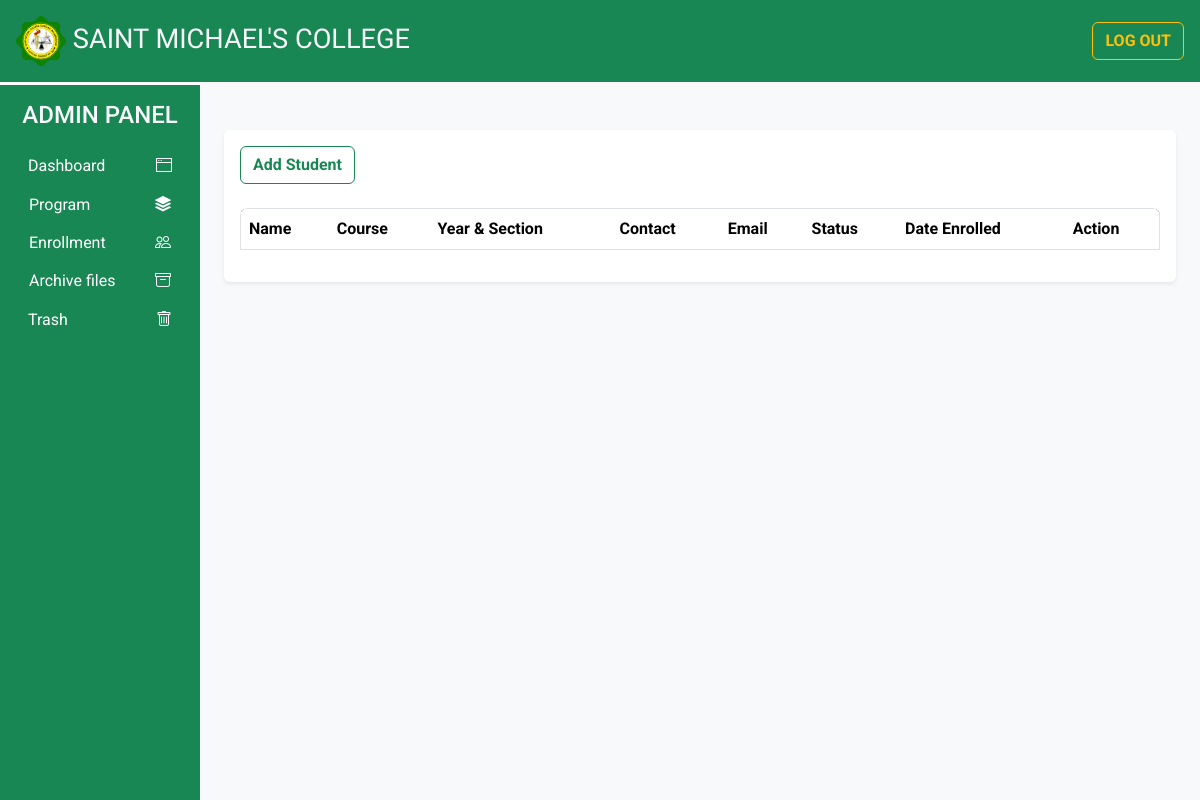
The app's page /add_student.php, older data.
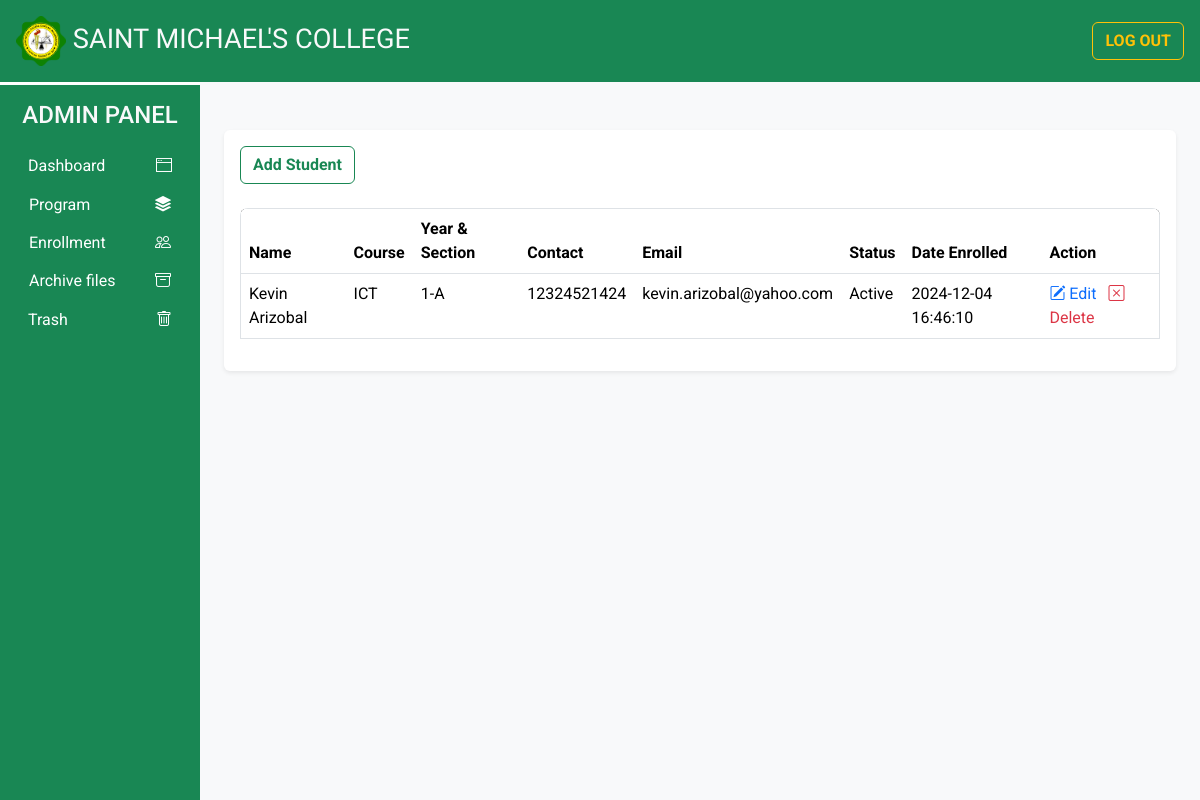
The same page, newer data.
### tables this page shows
CREATE TABLE `students` (
  `id` int(11) NOT NULL,
  `name` varchar(255) NOT NULL,
  `email` varchar(255) NOT NULL,
  `contact_number` varchar(20) NOT NULL,
  `profile_picture` varchar(255) NOT NULL,
  `attachment` varchar(255) NOT NULL,
  `course` varchar(100) NOT NULL,
  `section` varchar(50) NOT NULL,
  `gender` varchar(20) NOT NULL,
  `date_of_birth` date NOT NULL,
  `school_id` varchar(50) NOT NULL,
  `address` text NOT NULL,
  `mother_name` varchar(255) NOT NULL,
  `father_name` varchar(255) NOT NULL,
  `guardian_contact_number` varchar(20) NOT NULL,
  `guardian_address` text NOT NULL,
  `status` int(11) NOT NULL DEFAULT 0,
  `date_enrolled` timestamp NOT NULL DEFAULT current_timestamp()
);

### add_student.php (the view, shortened to what this page needs)
<!DOCTYPE html>
<html lang="en">
<head>
    <?php require('links/links.php');?>
      <link href="https://cdn.jsdelivr.net/npm/bootstrap@5.3.1/dist/css/bootstrap.min.css" rel="stylesheet">
      <link rel="stylesheet" href="https://cdn.datatables.net/1.13.6/css/jquery.dataTables.min.css">
</head>
<body class="bg-light">
<?php require('inc/header.php');?>
<div class="container-fluid" id="main-content">
    <div class="row">
        <div class="col-lg-10 ms-auto p-4 overflow-hidden">
            <div class="card border-0 shadow-sm mt-4 mb-4 align-content-center">
                <div class="card-body">
                    <div class="d-flex justify-content-between align-items-center mb-4">
                        <a data-bs-target="#registerModal" data-bs-toggle="modal" class="btn btn-outline-success fw-bold">Add Student</a>
                    </div>
                    <div class="table-responsive rounded-3">
                        <table class="table table-hover border text-center" id="studentTable" style="min-width: 100px;">
                            <thead class="text-start">
                                <tr class="bg-dark text-light">
                                    <th scope="col">Name</th>
                                    <th scope="col">Course</th>
                                    <th scope="col">Year & Section</th>
                                    <th scope="col">Contact</th>
                                    <th scope="col">Email</th>
                                    <th scope="col">Status</th>
                                    <th scope="col">Date Enrolled</th>
                                    <th scope="col">Action</th>
                                </tr>
                            </thead>
                            <tbody class="text-start">
                            <?php
                                include('db_connect.php');
                                $query = "SELECT `id`, `name`, `email`, `contact_number`, `profile_picture`, `attachment`, `course`, `section`, `gender`, `date_of_birth`, `school_id`, `address`, `mother_name`, `father_name`, `guardian_contact_number`, `guardian_address`, `status`, `date_enrolled` FROM `students`";
                                $result = $conn->query($query);
                                while ($row = $result->fetch_assoc()) {
                                  if($row['status'] == 1){
                                    $new_stat = 'Active';
                                  }
                                    echo "<tr id='student-{$row['id']}'>
                                            <td>{$row['name']}</td>
                                            <td>{$row['course']}</td>
                                            <td>{$row['section']}</td>
                                            <td>{$row['contact_number']}</td>
                                            <td>{$row['email']}</td>
                                            <td>{$new_stat}</td>
                                            <td>{$row['date_enrolled']}</td>
                                            <td>
                                                <a href='manage_student.php' class='edit-btn text-decoration-none me-2'><i class='bi bi-pencil-square text-decoration-none'></i> Edit</a>
                                                <a href='#' class='delete-btn text-decoration-none text-danger' data-id='{$row['id']}'><i class='bi bi-x-square'></i> Delete</a>
                                            </td>
                                        </tr>";
                                }
                                ?>
                            </tbody>
                        </table>
                    </div>
                </div>
            </div>
        </div>
    </div>
</div>
</body>
</html>

Row changes from the older to the newer data that the page shows:
added students: name "Kevin Arizobal", course "ICT", section "1-A", contact_number "12324521424", email "kevin.arizobal@yahoo.com", status "Active", date_enrolled "2024-12-04 16:46:10"
